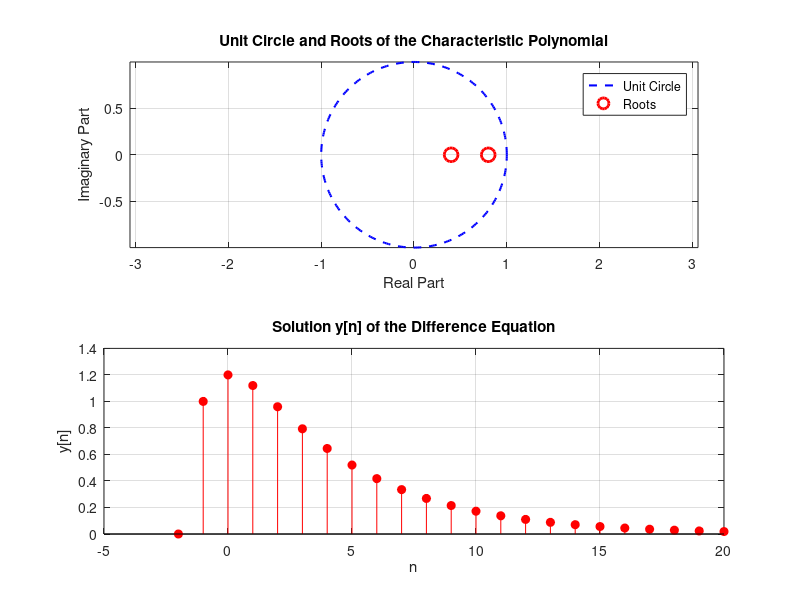

Source code (MATLAB):
% MATLAB Script for Solving and Plotting Linear Difference Equation

clc; clear; close all;

%% Coefficients of the difference equation
a1 = -1.2;   % Example coefficient
a0 = 0.32;   % Example coefficient

%% Initial conditions
y_minus1 = 1;  % y[-1] = c1
y_minus2 = 0;  % y[-2] = c2

%% Define the characteristic polynomial
coeffs = [1 a1 a0];  % Corresponds to y[n] + a1*y[n-1] + a0*y[n-2] = 0

%% Find the roots of the characteristic equation
roots_poly = roots(coeffs);

%% Plot the unit circle and the roots
figure;

subplot(2,1,1);
theta = linspace(0, 2*pi, 300);
plot(cos(theta), sin(theta), 'b--', 'LineWidth', 1.5); % Unit circle

hold on;
plot(real(roots_poly), imag(roots_poly), 'ro', 'MarkerSize', 10, 'LineWidth', 2); % Roots
grid on;
axis equal;
xlabel('Real Part');
ylabel('Imaginary Part');
title('Unit Circle and Roots of the Characteristic Polynomial');
legend('Unit Circle', 'Roots');

%% Solve the homogeneous difference equation
N = 20;  % Number of samples to compute
y = zeros(1, N+1);  % For n = 0 to N

y(1) = y_minus2;  % y[-2]
y(2) = y_minus1;  % y[-1]

% Recursively compute y[n] for n = 1 to N
for n = 2:(N+2)
    y(n+1) = -a1 * y(n) - a0 * y(n-1);
end

n_values = -2:N;

%% Plot y[n]
subplot(2,1,2);
stem(n_values, y(1:N+3), 'filled', 'r');
grid on;
xlabel('n');
ylabel('y[n]');
title('Solution y[n] of the Difference Equation');

